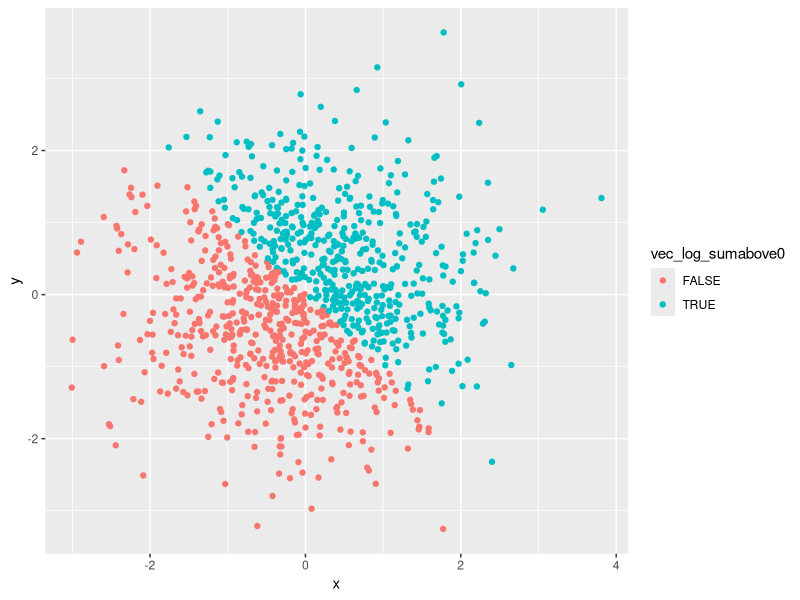

The R script that drew this image:
## ---- chunk 1
library(tidyverse)
## ---- chunk 2
set.seed(1)
p1_df = tibble(
  x = runif(10, min = 0, max = 5),
  vec_log_above2 = c(x > 2),
  vec_char = c("one", "two", "three", "four", "five", "six", "seven", "eight", "nine", "ten"),
  vec_factor = factor(c("male", "female", "male", "female", "female", "female", "female", "male", "male", "female"))
)
## ---- chunk 3
mean(p1_df$vec_log_above2)
mean(p1_df$vec_factor)
mean(p1_df$vec_char)
## ---- chunk 4
p1_df$vec_log_above2 <- as.numeric(p1_df$vec_log_above2)
p1_df$vec_char <- as.numeric(p1_df$vec_char)
p1_df$vec_factor <- as.numeric(p1_df$vec_factor)
## ---- chunk 5
p1_df$vec_char <- as.factor(p1_df$vec_char)
## ---- chunk 6
p1_df$vec_char <- as.numeric(p1_df$vec_char)
## ---- chunk 7
p1_df$vec_factor <- as.character(p1_df$vec_factor)
## ---- chunk 8
p1_df$vec_factor <- as.numeric(p1_df$vec_factor)
## ---- chunk 9
set.seed(1)
p2_df = tibble(
  x = rnorm(1000),
  y = rnorm(1000),
  vec_log_sumabove0 = c(x + y > 0),
  vec_num = as.numeric(vec_log_sumabove0),
  vec_factor = as.factor(vec_log_sumabove0),
  )
## ---- chunk 10
splot1 <- ggplot(p2_df, aes(x = x, y = y, color = vec_log_sumabove0)) + geom_point()
## ---- chunk 11
splot2 <- ggplot(p2_df, aes(x = x, y = y, color = vec_num)) + geom_point()
## ---- chunk 12
splot3 <- ggplot(p2_df, aes(x = x, y = y, color = vec_factor)) + geom_point()
## ---- chunk 13
ggsave("hw1_p2_splot1.png", plot = splot1, device = png())
